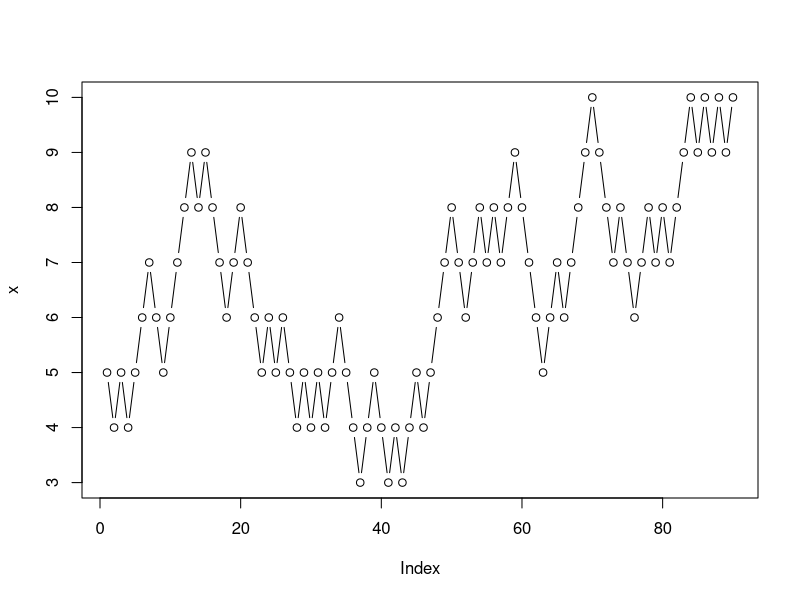
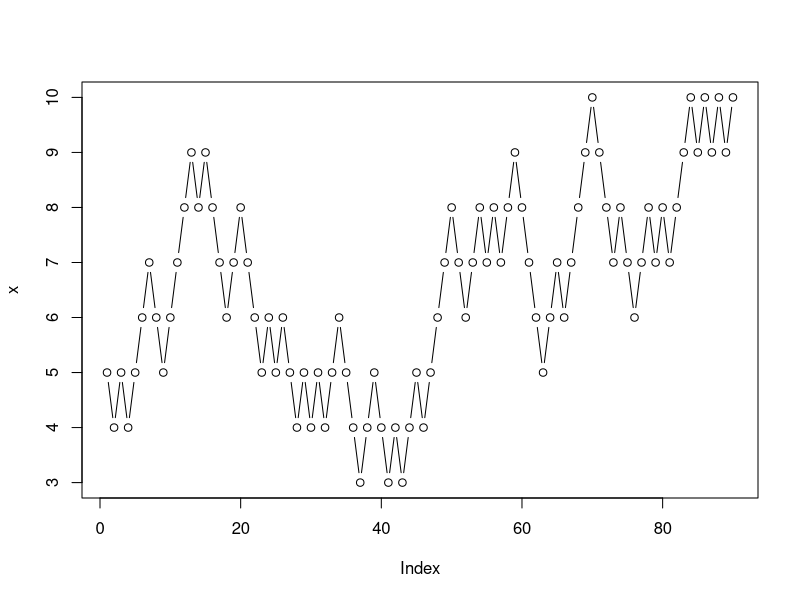
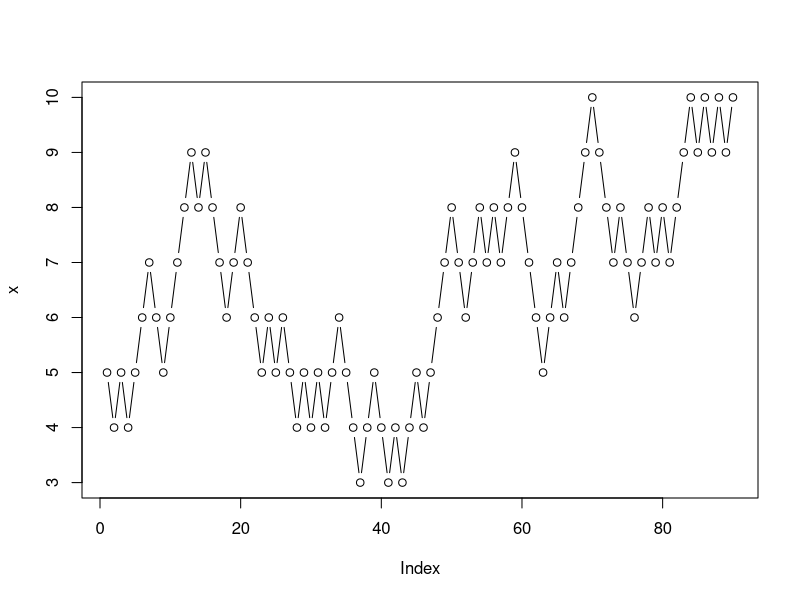
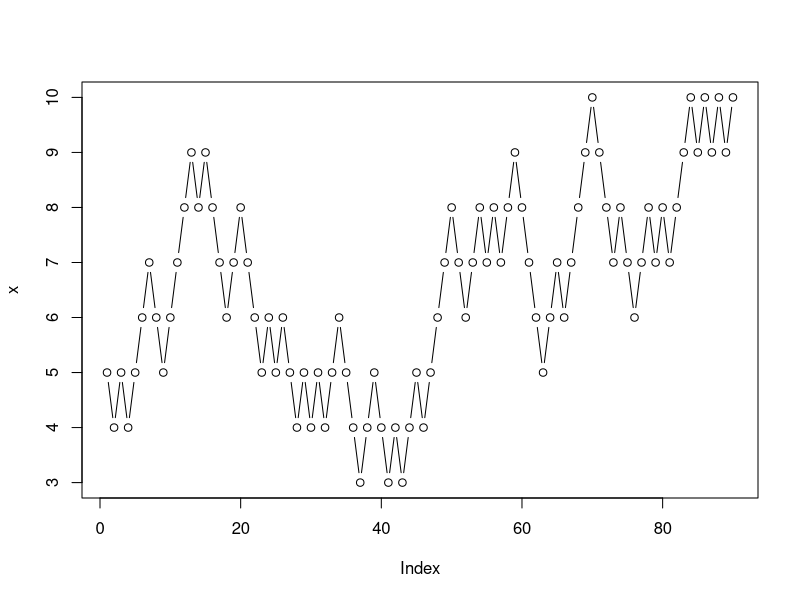
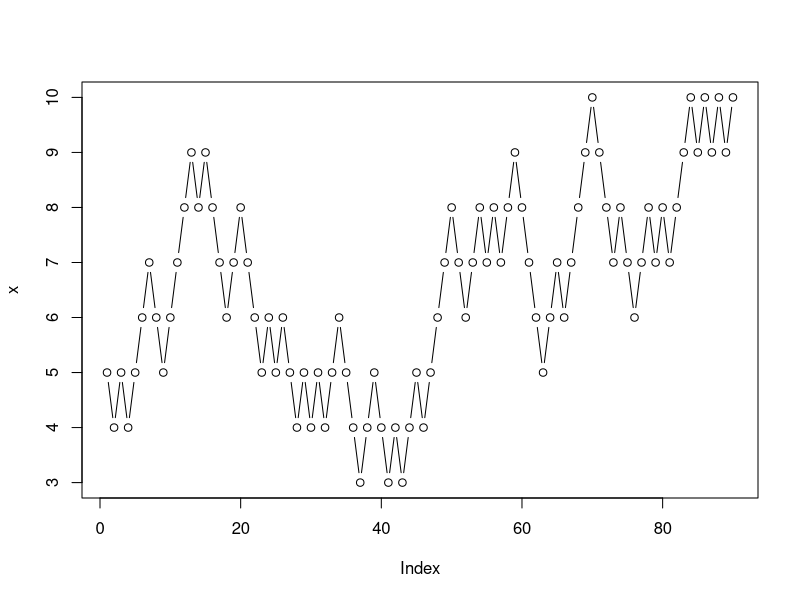
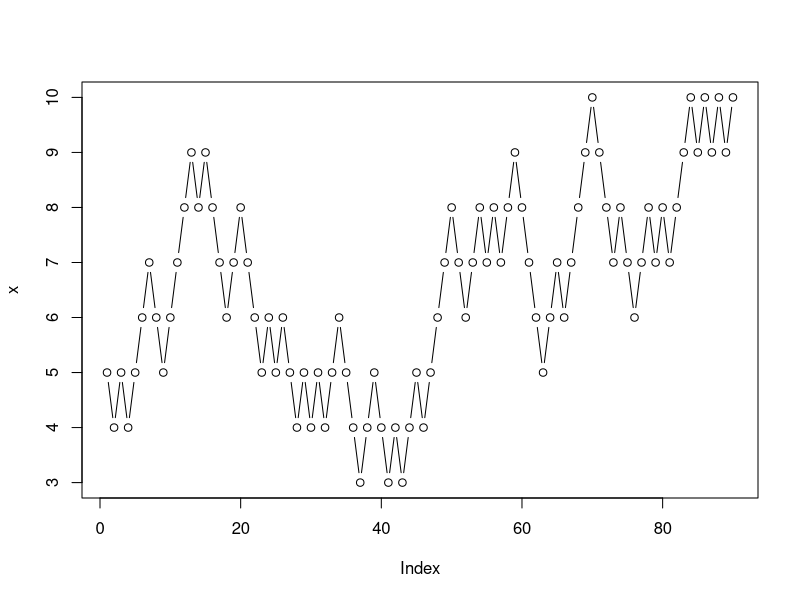
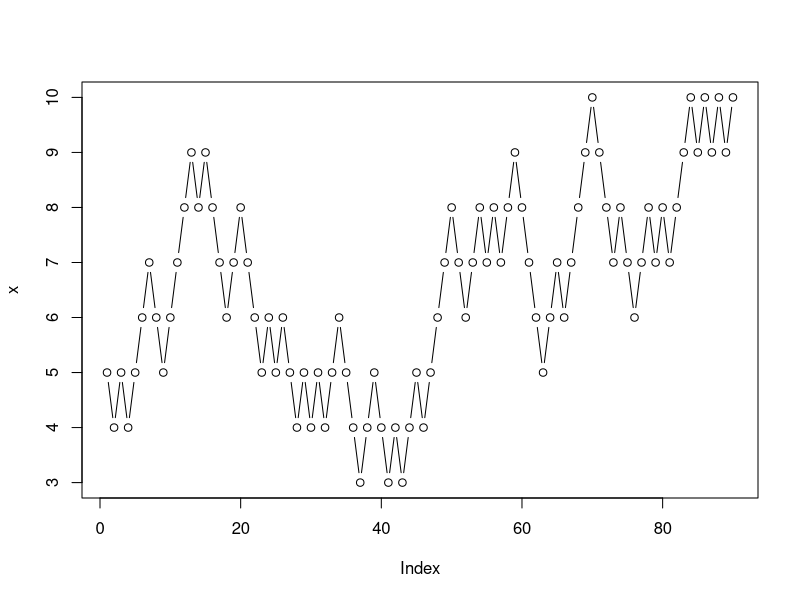
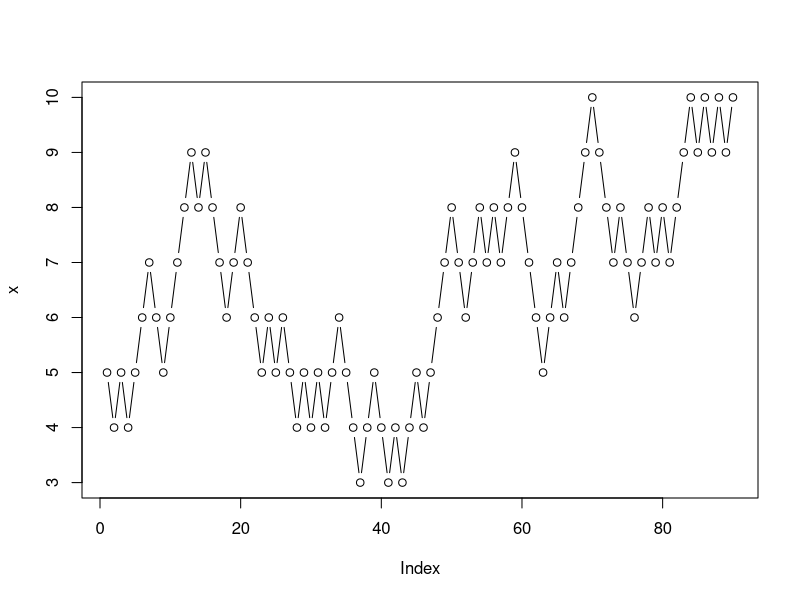

These figures' R source, in order: (Note: a time limit stopped this script after it produced the figures.)




z <- 5
x <- vector("numeric")
contador <- 0
no1 <- 0
no2 <- 0

for (i in 1:10){
  
while (z>=3 && z<=10){
  moneda <- rbinom(1,1,0.5)  #Numero de aciertos en una cantidad de intentos
  x <- c(x,z)
  if (moneda == 1){   #Caminata aleatoria
    z <- z+1
  } else {
    z <- z-1
  }
  contador <- contador + 1
}
print("Se realizaron"); print(contador) ; print ("pasos"); print (x)
plot (x, type ="b")   #Para graficar y que los puntos esten unidos



if (z<2){
  no1 <- no1 + 1
} else if(z> 10){
  no2 <- no2 + 1
}
}

print(no1); print (no2)








contador <- 0
no1 <- 0
no2 <- 0
tries <- 10

for (i in 1:tries){
  z <- 5
  x <- vector("numeric")
  
  while (z>=3 && z<=10){
    moneda <- rbinom(1,1,0.5)  #Numero de aciertos en una cantidad de intentos
    x <- c(x,z)
    if (moneda == 1){   #Caminata aleatoria
      z <- z+1
    } else {
      z <- z-1
    }
    contador <- contador + 1
  }
  #print("Se realizaron"); print(contador) ; print ("pasos"); print (x)
  #plot (x, type ="b")   #Para graficar y que los puntos esten unidos
  
  
  if (z<3){
    no1 <- no1 + 1
  } else if(z> 10){
    no2 <- no2 + 1
  }
}

paste("En", tries ," intentos, se escapa", no1 ," veces por abajo y", no2 ," veces por arriba")
paste("La probabilidad de salir por abajo es ", no1/tries)

#repeat and next


i <- 0
repeat{
  i <- i+1
  
}
